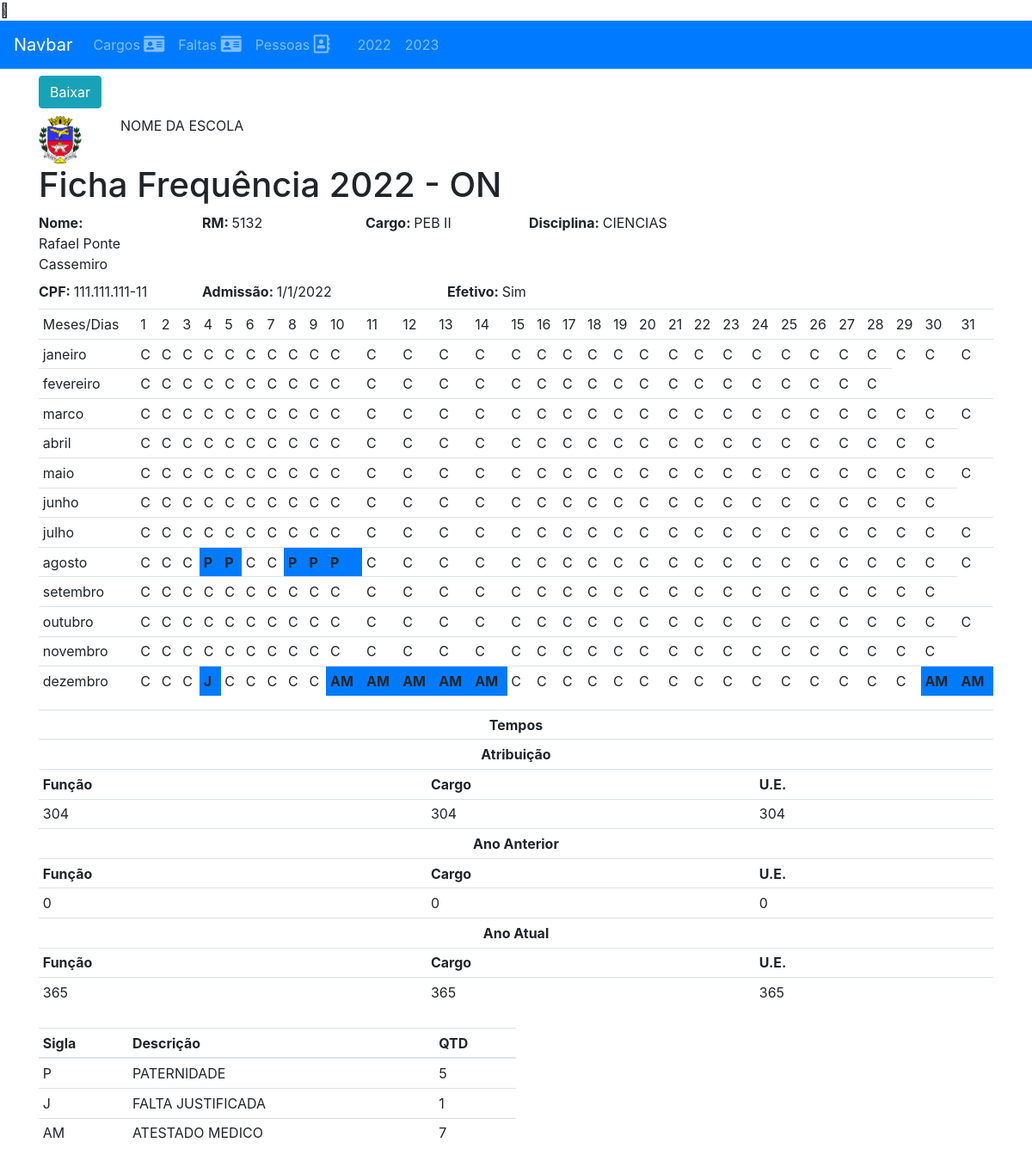
/pessoas/5132/fichas/2022, run on the app's committed database.
### app_ficha_cem/models.py (models this page shows, shortened)
class Pessoas(models.Model):
    EFETIVO =  (
     (True,'Sim'),
     (False,'Não')
    )
    id = models.CharField(max_length=6, primary_key=True)
    nome = models.CharField(max_length=150)
    dt_nasc = models.DateField(default='1991-01-01')
    cpf = models.CharField(max_length=11, default='11111111111')
    admissao = models.DateField(default='1991-01-01')
    efetivo = models.BooleanField(choices=EFETIVO, default=False)
    cargo = models.ForeignKey(Cargos, on_delete=models.CASCADE, related_name="pessoas_cargos")

class Faltas(models.Model):
    tipo = models.CharField(max_length=3)
    descricao =  models.CharField(max_length=30)

### app_ficha_cem/views.py (the view)
# urls.py: path('pessoas/<str:pessoa_id>/fichas/<int:ano>', gerar_ficha, name='ficha'),
def gerar_ficha(request, pessoa_id, ano):
    contexto = buscar_informacoes_ficha(pessoa_id, ano)
    return render(request,'template/ficha_cem.html', {'contexto':contexto})

### app_ficha_cem/models.py (called while the page is built)
    def __str__(self):
        return f'{self.cargo}'

### app_ficha_cem/views.py (called while the page is built)
def bissexto(ano):
    if ano % 400 == 0:
        return True
    else:
        if ano % 4 == 0:
            if ano % 100 == 0:
                return False
            return True

def retornar_mes_num(mes_nome):
    meses = {
        'janeiro':[1,31],
        'fevereiro':[2,28],
        'marco':[3,31],
        'abril':[4,30],
        'maio':[5,31],
        'junho':[6,30],
        'julho':[7,31],
        'agosto':[8,31],
        'setembro':[9,30],
        'outubro':[10,31],
        'novembro':[11,30],
        'dezembro':[12,31]
    }
    num_mes = meses[mes_nome]
    return num_mes

def retornar_mes_nome(mes_num):
    meses = {
        1:['janeiro',31],
        2:['fevereiro',28],
        3:['marco',31],
        4:['abril',30],
        5:['maio',31],
        6:['junho',30],
        7:['julho',31],
        8:['agosto',31],
        9:['setembro',30],
        10:['outubro',31],
        11:['novembro',30],
        12:['dezembro',31]
    }
    nome_mes = meses[mes_num]
    return nome_mes

def data_util(data, tp='P'):
    if tp == 'P':
        if (data.weekday() != 6 and data.weekday() != 5):
            return data
        data = data + timedelta(days=1)
        return data_util(data)
    return data

def listar_anos(pessoa_id):
    anos = []
    pessoa_faltas = Faltas_Pessoas.objects.all()
    pessoa = Pessoas.objects.get(pk=pessoa_id)
    for i in pessoa_faltas:
        if i.data.year not in anos and i.pessoa.id == pessoa_id:
            anos.append(i.data.year)
    return anos[-5:], pessoa

def contar_tipos_faltas(faltas):
    qtd = 0
    tipo_faltas ={}
    for f in faltas:
        sigla = f.falta.tipo
        descricao = f.falta.descricao
        if sigla not in tipo_faltas.keys():
           qtd = f.qtd_dias
           tipo_faltas[sigla] = [descricao, qtd]
        else:
            qtd = tipo_faltas[sigla][1]
            qtd += f.qtd_dias
            tipo_faltas[sigla][1] = qtd
    return tipo_faltas

def contar_dias(data_inicial, data_final):
    dias = (data_final - data_inicial ).days + 1
    return dias

### template/ficha_cem.html (shortened to what this page needs)
{% extends 'template/menu.html' %}
{% load static %}
{% block content %}
<div class="container">
    <div class="row">
        <div class="col-2">
            <a class="btn btn-info mt-2 mb-2" href="{% url 'baixarpdf' contexto.pessoa.id contexto.ano %}">Baixar</a>
        </div>
    </div>
    <div class="row">
        <div class="col-1">
            <img src="{% static 'app_ficha_cem/brasao_orlandia.png' %}" width="50" />
        </div>
        <div class="col-10">
           NOME DA ESCOLA
        </div>
    </div>
    <div class="row">
        <div class="col-12 text-left">
            <h1>Ficha Frequência {{contexto.ano}} - ON</h1>
        </div>
        <div class="col-2">
            <strong>Nome: </strong><label>{{contexto.nome}}</label>
        </div>
        <div class="col-2">
            <strong>RM: </strong><label>{{contexto.pessoa.id}}</label>
        </div>
        <div class="col-2">
            <strong>Cargo: </strong><label>{{ contexto.des_cargo }}</label>
        </div>
        <div class="col-3">
            <strong>Disciplina: </strong><label>{{ contexto.disciplina }}</label>
        </div>
    </div>
    <div class="row">
        <div class="col-2">
            <strong>CPF: </strong><label>{{ contexto.pessoa.cpf }}</label>
        </div>
        <div class="col-3">
            <strong>Admissão: </strong><label>{{contexto.pessoa.admissao}}</label>
        </div>
        <div class="col-3">
            {% if contexto.pessoa.efetivo == 'Sim' %}
            <strong>Efetivo: </strong><label>Sim</label>
            {% else %}
            <strong>Efetivo: </strong><label>Não</label>
            {% endif %}
        </div>
    </div>
    <div class="col-12 ">
        <div class="row">
            <table class="table table-sm">
                <tbody>
                    <tr>
                        <td>
                            Meses/Dias
                        </td>
                        {% for dia in contexto.dias %}
                        <td>
                            {{dia}}
                        </td>
                        {% endfor %}
                    </tr>
                    {% for mes,eventos in contexto.meses.items %}
                    <tr>
                        <td>
                            {{mes}}
                        </td>
                        {% for evento in eventos %}
                        {% if evento != 'C' and evento != ' ' %}
                        <td class="bg-primary">
                            <strong>{{evento}}</strong>
                        </td>
                        {% else %}
                        <td color="green">
                            {{evento}}
                        </td>
                        {% endif %}
                        {% endfor %}
                    </tr>
                    {% endfor %}
                </tbody>
            </table>
            <table class="table table-sm table-hover">
                <tr>
                    <th class="text-center" colspan="3">Tempos </th>
                </tr>
                <tr>
                    <th class="text-center" colspan="3">Atribuição </th>
                </tr>
                <tr>
                    <th>Função</th>
                    <th>Cargo</th>
                    <th>U.E.</th>
                </tr>
                <tr>
                    <td>{{contexto.funcao_at}}</td>
                    <td>{{contexto.cargo_at}}</td>
                    <td>{{contexto.ue_at}}</td>
                </tr>
                <tr>
                    <th class="text-center" colspan="3">Ano Anterior </th>
                </tr>
                <tr>
                    <th>Função</th>
                    <th>Cargo</th>
                    <th>U.E.</th>
                </tr>
                <tr>
                    <td>{{contexto.funcao_a}}</td>
                    <td>{{contexto.cargo_a}}</td>
                    <td>{{contexto.ue_a}}</td>
                </tr>
                <tr>
                    <th class="text-center" colspan="3">Ano Atual</th>
                </tr>
                <tr>
                    <th>Função</th>
                    <th>Cargo</th>
                    <th>U.E.</th>
                </tr>
                <tr>
                    <td>{{contexto.funcao}}</td>
                    <td>{{contexto.cargo}}</td>
                    <td>{{contexto.ue}}</td>
                </tr>
            </table>
        </div>
    </div>
    <div class="col-6 mt-2">
        <div class="row">
            <table class="table table-sm">
                <thead>
                    <tr>
                        <th>Sigla</th>
                        <th>Descrição</th>
                        <th>QTD</th>
                    </tr>
                </thead>
                <tbody>
                    {% for sigla, descricao in contexto.tp_faltas.items %}
                    <tr>
                        <td>
                            {{ sigla }}
                        </td>
                        {% for i in descricao %}
                        <td>
                            {{i}}
                        </td>
                        {% endfor %}
                    </tr>
                    {% endfor %}
                </tbody>
            </table>
        </div>
    </div>
</div>
{% endblock content %}

### data on the page
Pessoas: nome "Rafael Ponte Cassemiro", pessoa.id "5132", pessoa.cpf "111.111.111-11", pessoa.admissao "1/1/2022"
Faltas: eventos "AM" "AM" "AM" "AM" "AM" "AM" "AM", tp_faltas "AM", descricao "ATESTADO MEDICO"
Faltas: descricao "PATERNIDADE"
Faltas: descricao "FALTA JUSTIFICADA"

### other printed values
{{ ano }} "2022" "2023"
{{ contexto.ano }} "2022"
{{ contexto.des_cargo }} "PEB II"
{{ contexto.disciplina }} "CIENCIAS"
{{ dia }} "1" "2" "3" "4" "5" "6" "7" "8" "9" "10" "11" "12" "13" "14" "15" "16" "17" "18" "19" "20" "21" "22" "23" "24" "25" "26" "27" "28" "29" "30" "31"
{{ mes }} "janeiro" "fevereiro" "marco" "abril" "maio" "junho" "julho" "agosto" "setembro" "outubro" "novembro" "dezembro"
{{ evento }} "C" "C" "C" "C" "C" "C" "C" "C" "C" "C" "C" "C" "C" "C" "C" "C" "C" "C" "C" "C" "C" "C" "C" "C" "C" "C" "C" "C" "C" "C" "C" "C" "C" "C" "C" "C" "C" "C" "C" "C" "C" "C" "C" "C" "C" "C" "C" "C" "C" "C" "C" "C" "C" "C" "C" "C" "C" "C" "C" "C" "C" "C" "C" "C" "C" "C" "C" "C" "C" "C" "C" "C" "C" "C" "C" "C" "C" "C" "C" "C" "C" "C" "C" "C" "C" "C" "C" "C" "C" "C" "C" "C" "C" "C" "C" "C" "C" "C" "C" "C" "C" "C" "C" "C" "C" "C" "C" "C" "C" "C" "C" "C" "C" "C" "C" "C" "C" "C" "C" "C" "C" "C" "C" "C" "C" "C" "C" "C" "C" "C" "C" "C" "C" "C" "C" "C" "C" "C" "C" "C" "C" "C" "C" "C" "C" "C" "C" "C" "C" "C" "C" "C" "C" "C" "C" "C" "C" "C" "C" "C" "C" "C" "C" "C" "C" "C" "C" "C" "C" "C" "C" "C" "C" "C" "C" "C" "C" "C" "C" "C" "C" "C" "C" "C" "C" "C" "C" "C" "C" "C" "C" "C" "C" "C" "C" "C" "C" "C" "C" "C" "C" "C" "C" "C" "C" "C" "C" "C" "C" "C" "C" "C" "C" "C" "C" "C" "C" "C" "C" "C" "C" "C" "C" "C" "C" "C" "C" "C" "C" "C" "C" "C" "C" "C" "C" "C" "C" "C" "C" "C" "C" "C" "C" "C" "C" "C" "C" "C" "C" "C" "C" "C" "C" "C" "C" "C" "C" "C" "C" "C" "C" "C" "C" "C" "C" "C" "C" "C" "C" "C" "C" "C" "C" "C" "C" "C" "C" "C" "C" "C" "C" "C" "C" "C" "C" "C" "C" "C" "C" "C" "C" "C" "C" "C" "C" "C" "C" "C" "C" "C" "C" "C" "C" "C" "C" "C" "C" "C" "C" "C" "C" "C" "C" "C" "C" "C" "C" "C" "C" "C" "C" "C" "C" "C" "C" "C" "C" "C" "C" "C" "C" "C" "C" "C" "C" "C" "C" "C" "C" "C" "C" "C" "C" "C" "C" "C" "C" "C" "C" "C" "C" "C"
{{ evento }} "P" "P" "P" "P" "P" "J"
{{ contexto.funcao_at }} "304"
{{ contexto.cargo_at }} "304"
{{ contexto.ue_at }} "304"
{{ contexto.funcao_a }} "0"
{{ contexto.cargo_a }} "0"
{{ contexto.ue_a }} "0"
{{ contexto.funcao }} "365"
